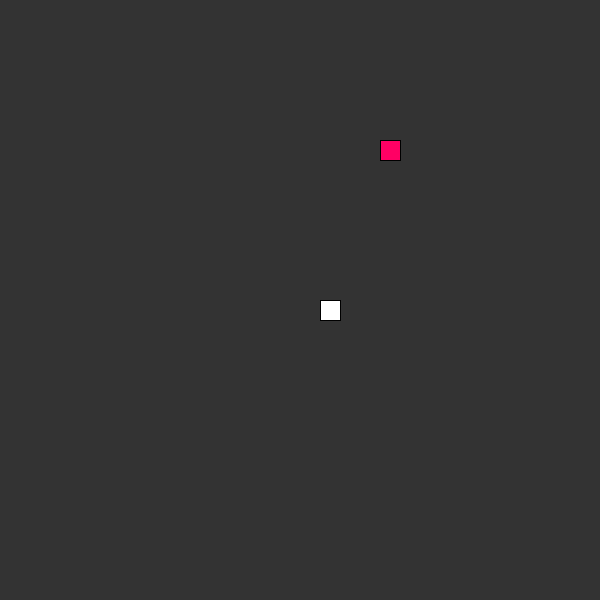
Frame 1 (no input)
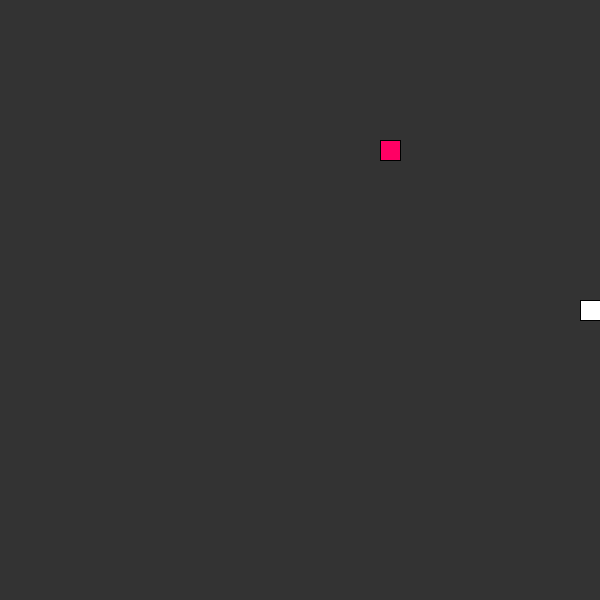
Frame 60 (the mouse pressed at the canvas centre just before this capture)
Frame 120 (the mouse held since frame 60 and released just before this capture): identical to frame 60, image omitted

The Processing sketch that drew these frames (run headless with seeded random() and noise(); from frame 60 on, the mouse is pressed at the canvas centre):

// Processing sketch: Snake_Game
// ── Snake_Game.pde
// The Coding Train
// Coding Challenge 3 - The Snake Game
// https://www.youtube.com/watch?v=AaGK-fj-BAM&list=PLRqwX-V7Uu6ZiZxtDDRCi6uhfTH4FilpH&index=3

// expand this into a full game - some ideas:
//  move food to a separate class
//  more than one food at a time
//  food decays over time
//  food respawns after being eaten or decaying
//  different shape or color for snake head
//  [DONE] gradient colors along snake's length
//  different shape or color for snake tail
//  splash screen w/ control explanation
//  ability to pause (ESC key?)
//  [DONE] score tracking and reporting on death
//  [DONE] high score tracking
//  make high score persistent across games
//  sound effects
//  demo mode
//  multiple players?
//  difficulty levels - speed? obstacles?
//  general refactoring and cleanup
//
//  bugs:
//  [FIXED] food is drawn over snake
//  [FIXED] gradient mapping returns NaN for snake length 1
//  snake can backtrack causing instant death

Snake s;
int scl = 20;
PVector food;
int high_score = 0;

void setup(){
  size(600,600);
  s = new Snake();
  frameRate(10);
  food = pickLocation();
}

PVector pickLocation(){
  int col = (int)random(0, width/scl);
  int row = (int)random(0, height/scl);
  return new PVector(col*scl, row*scl);
}

void draw(){
  background(51);

  fill(255,0,100);
  rect(food.x, food.y, scl, scl);
  
  s.update();
  s.show();
  
  if(s.eat(food)){
    food = pickLocation(); 
  }

  // draw a grid
  //int cols = width/scl;
  //int rows = height/scl;
  //for (int i = 0; i < cols; i++){
  //  for (int j= 0; j < rows; j++){
  //    stroke(125);
  //    line(0,j*scl,width,j*scl);
  //  }
  //  line(i*scl,0,i*scl,height);
  //}
}

void keyPressed(){
  switch(keyCode){
    case UP:
      s.dir(0, -1);
      break;
    case DOWN:
      s.dir(0, 1);
      break;    
    case LEFT:
      s.dir(-1, 0);
      break;    
    case RIGHT:
      s.dir(1, 0);
      break;    
  }
}
// ── Snake.pde



class Snake {
  PVector direction;
  int total;
  
  // head is located at list.size()-1
  // tail is located at 0
  ArrayList<PVector> segments;
  
  Snake(){
    direction = new PVector(1, 0);
    total = 1;
    
    segments = new ArrayList<PVector>();
    segments.add(new PVector(width/2,height/2));
  }
  
  void update(){
    // generate a new head in the current direction and add to list
    // also constrain to screen boundaries
    PVector head = head();
    PVector next = new PVector(head.x + direction.x * scl, head.y + direction.y * scl);
    next.x = constrain(next.x, 0, width-scl);
    next.y = constrain(next.y, 0, height-scl);
    segments.add(next);
    
    // if list length is greater than total, trim the last segment (0)
    if (segments.size() > total){ segments.remove(0); }
    
    // check for collision with self
    death();
  }

  void show(){ 
    //for (PVector p : segments){
    for (int i = 0; i <= segments.size()-1; i++){
      float c;
      if (segments.size() == 1){
        c = 255;
      } else {
        c = map(i, 0, segments.size()-1, 125, 255);
      }
      fill(c);
      PVector p = segments.get(i);
      rect(p.x, p.y, scl, scl);  
    }
  }
  
  void death(){
    // check all segments except the head against the head  
    for (int i = 0; i < segments.size()-1; i++){
      PVector current = segments.get(i); 
      //if (current == head()){
      if (dist(current.x, current.y, head().x, head().y) < 1){
        
        println("You died!");
        println("Score : " + total);
        if (total > high_score){ 
          println("A new record!");
          high_score = total; 
        }
        println("High score : " + high_score);
        println("-----------------------");
        
        // reset to a new single-segment snake
        total = 1;
        segments = new ArrayList<PVector>();
        segments.add(current);
      }
    }
  }
  
  void dir(int dx, int dy){
    direction.x = dx;
    direction.y = dy;
  }
  
  boolean eat(PVector f_){
    PVector position = head();
    boolean d = (dist(position.x, position.y, f_.x, f_.y) < 1);
    if (d) { 
      total++;
    }
    return d;
  }
  
  PVector head(){
    return segments.get(segments.size()-1); 
  }
}
